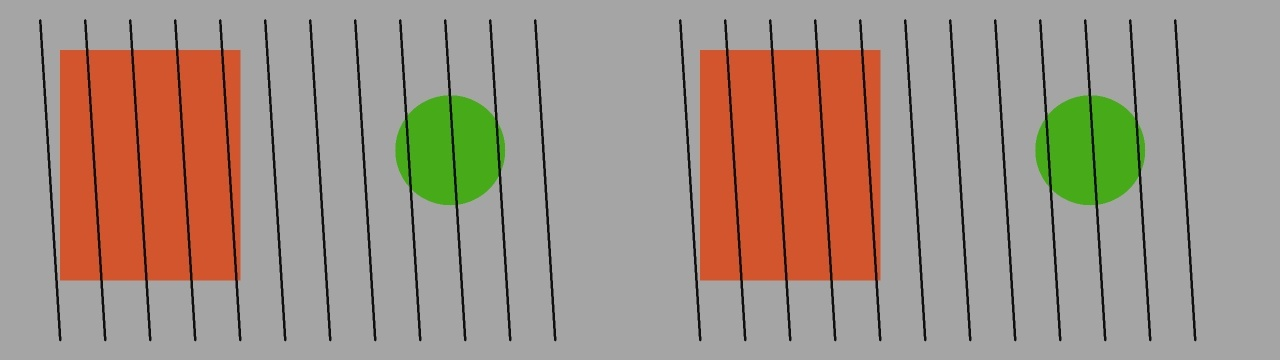
#> input picture evaluation/assets/clean+preprocess.jpg, 1280 x 360 px, given in place of the camera
$ python webcam_test.py   (older library calls are emulated)
#> lines starting #> are read from the running program, lines starting #| are printed output that depends on the picture
### video/preprocess.py
"""Cheap surveillance-frame preprocessing for near-real-time inference.

Target interface:
    process_frame(frame, mode="auto") -> processed_frame

The pipeline is intentionally small: resize, optional low-light/CLAHE,
light denoise, optional unsharp. It is not a restoration research stack.
"""

from __future__ import annotations

from typing import Optional

import cv2
import numpy as np

from video.quality import analyze_quality

DEFAULT_MAX_WIDTH = 1280
_CLAHE_CACHE: dict[tuple[float, tuple[int, int]], cv2.CLAHE] = {}
_GAMMA_LUTS: dict[float, np.ndarray] = {}


def _ensure_bgr(frame: np.ndarray) -> np.ndarray:
    if frame is None or frame.size == 0:
        raise ValueError("process_frame requires a non-empty frame")
    if frame.ndim == 2:
        return cv2.cvtColor(frame, cv2.COLOR_GRAY2BGR)
    if frame.shape[2] == 4:
        return cv2.cvtColor(frame, cv2.COLOR_BGRA2BGR)
    return frame


def resize_frame(frame: np.ndarray, max_width: int = DEFAULT_MAX_WIDTH) -> np.ndarray:
    """Downscale wide frames so later ML stays near real time. Upscaling is skipped."""
    height, width = frame.shape[:2]
    if width <= max_width:
        return frame
    scale = max_width / float(width)
    new_size = (max_width, int(round(height * scale)))
    return cv2.resize(frame, new_size, interpolation=cv2.INTER_AREA)


def apply_gamma(frame: np.ndarray, gamma: float) -> np.ndarray:
    """Lift dark pixels with a LUT gamma curve. gamma > 1 brightens."""
    if abs(gamma - 1.0) < 1e-3:
        return frame
    key = round(float(gamma), 3)
    table = _GAMMA_LUTS.get(key)
    if table is None:
        inv = 1.0 / max(gamma, 1e-6)
        table = np.array([((i / 255.0) ** inv) * 255.0 for i in range(256)]).astype("uint8")
        _GAMMA_LUTS[key] = table
    return cv2.LUT(frame, table)


def apply_clahe(frame: np.ndarray, clip_limit: float = 2.0) -> np.ndarray:
    """Local contrast on L in LAB — cheap and effective for CCTV low light."""
    lab = cv2.cvtColor(frame, cv2.COLOR_BGR2LAB)
    l_channel, a_channel, b_channel = cv2.split(lab)
    cache_key = (round(float(clip_limit), 2), (8, 8))
    clahe = _CLAHE_CACHE.get(cache_key)
    if clahe is None:
        clahe = cv2.createCLAHE(clipLimit=clip_limit, tileGridSize=(8, 8))
        _CLAHE_CACHE[cache_key] = clahe
    l_eq = clahe.apply(l_channel)
    merged = cv2.merge((l_eq, a_channel, b_channel))
    return cv2.cvtColor(merged, cv2.COLOR_LAB2BGR)


def denoise(frame: np.ndarray) -> np.ndarray:
    """Mild spatial denoise. Gaussian is much faster than NL-means for live video."""
    return cv2.GaussianBlur(frame, (3, 3), 0.8)


# [14 lines left out: functions sharpen, _gamma_for_brightness, not called in this run]


def process_frame(
    frame: np.ndarray,
    mode: str = "auto",
    max_width: int = DEFAULT_MAX_WIDTH,
    quality: Optional[dict] = None,
) -> np.ndarray:
    """Preprocess one BGR frame for a downstream detector.

    Modes:
        auto       — inspect quality and apply only needed ops
        low_light  — gamma + CLAHE
        denoise    — mild Gaussian
        sharpen    — unsharp mask (blur reduction)
        enhance    — CLAHE + light denoise + mild sharpen
        none       — resize only
    """
    out = _ensure_bgr(frame)
    out = resize_frame(out, max_width=max_width)

    mode = (mode or "auto").lower()
    if mode == "none":
        return out

    flags: set[str] = set()
    brightness = 128.0
    if mode == "auto":
        quality = quality or analyze_quality(out)
        flags = set(quality.get("flags", []))
        brightness = float(quality.get("brightness", 128.0))
    elif quality:
        flags = set(quality.get("flags", []))
        brightness = float(quality.get("brightness", 128.0))

    want_low_light = mode in ("low_light", "enhance") or (mode == "auto" and "low_light" in flags)
    want_denoise = mode in ("denoise", "enhance") or (mode == "auto" and "noisy" in flags)
    want_sharpen = mode in ("sharpen", "enhance") or (
        mode == "auto" and "blurry" in flags and "noisy" not in flags
    )

    if want_low_light:
        out = apply_gamma(out, _gamma_for_brightness(brightness if mode == "auto" else 35.0))

    # Denoise before CLAHE/sharpen so local contrast does not amplify grain.
    if want_denoise:
        out = denoise(out)

    if want_low_light:
        out = apply_clahe(out, clip_limit=2.2 if "low_light" in flags or mode == "low_light" else 1.8)

    if want_sharpen:
        out = sharpen(out, amount=0.45 if mode == "auto" else 0.6)

    return out


def warmup() -> None:
    """Prime CLAHE and LUTs so the first live frame is not a stall."""
    dummy = np.zeros((64, 64, 3), dtype=np.uint8)
    apply_gamma(dummy, 1.55)
    apply_clahe(dummy, clip_limit=1.8)
#> in apply_clahe, `lab = cv2.cvtColor(frame, cv2.COLOR_BGR2LAB)`: lab: shape (64, 64, 3); mean of channels 0, 1, 2 0, 128, 128
#> in apply_clahe, `l_channel, a_channel, b_channel = cv2.split(lab)`: l_channel: shape (64, 64); every value is 0
#> in apply_clahe, `l_channel, a_channel, b_channel = cv2.split(lab)`: a_channel: shape (64, 64); every value is 128
#> in apply_clahe, `l_eq = clahe.apply(l_channel)`: l_eq: shape (64, 64); every value is 8
#> in apply_clahe, `merged = cv2.merge((l_eq, a_channel, b_channel))`: merged: shape (64, 64, 3); mean of channels 0, 1, 2 8, 128, 128
#> in apply_clahe, `return cv2.cvtColor(merged, cv2.COLOR_LAB2BGR)`: returned value: shape (64, 64, 3); every value is 11
    apply_clahe(dummy, clip_limit=2.2)


warmup()
#> in warmup, `apply_clahe(dummy, clip_limit=1.8)`: dummy: shape (64, 64, 3); every value is 0

### video/quality.py
"""Lightweight frame-quality statistics (no ML).

Scores are cheap OpenCV/NumPy features used to decide preprocessing
and to label evaluation conditions.
"""

from __future__ import annotations

from typing import Any

import cv2
import numpy as np

# Thresholds tuned for typical webcam / 720p–1080p BGR frames.
LOW_LIGHT_BRIGHTNESS = 55.0
BLURRY_LAPLACIAN_VAR = 80.0
NOISY_RESIDUAL_STD = 8.5


def _as_gray(frame: np.ndarray) -> np.ndarray:
    if frame.ndim == 2:
        return frame
    return cv2.cvtColor(frame, cv2.COLOR_BGR2GRAY)


def analyze_quality(frame: np.ndarray) -> dict[str, Any]:
    """Return brightness, blur, and noise estimates plus human-readable flags.

    - brightness: mean gray intensity in [0, 255]
    - blur_score: Laplacian variance (lower => more blur)
    - noise_score: std of high-frequency residual after a light Gaussian
    - flags: subset of {"low_light", "blurry", "noisy"}
    """
    if frame is None or frame.size == 0:
        raise ValueError("analyze_quality requires a non-empty frame")

    gray = _as_gray(frame)
    brightness = float(np.mean(gray))

    # Variance of Laplacian is a standard no-reference blur metric.
    laplacian = cv2.Laplacian(gray, cv2.CV_64F)
    blur_score = float(laplacian.var())

    # Residual after mild blur approximates sensor/compression grain.
    smoothed = cv2.GaussianBlur(gray, (3, 3), 0)
    residual = gray.astype(np.float32) - smoothed.astype(np.float32)
    noise_score = float(np.std(residual))

    flags: list[str] = []
    if brightness < LOW_LIGHT_BRIGHTNESS:
        flags.append("low_light")
    if blur_score < BLURRY_LAPLACIAN_VAR:
        flags.append("blurry")
    if noise_score > NOISY_RESIDUAL_STD:
        flags.append("noisy")

    return {
        "brightness": round(brightness, 2),
        "blur_score": round(blur_score, 2),
        "noise_score": round(noise_score, 2),
        "flags": flags,
    }

### video/degradation.py
"""Deliberate frame degradations for robustness evaluation.

These functions make a reasonably clean frame worse so we can later
compare detector behavior with and without `process_frame`.
"""

from __future__ import annotations

from typing import Callable

import cv2
import numpy as np

DegradeFn = Callable[[np.ndarray], np.ndarray]


# [64 lines left out: functions _as_bgr, simulate_low_light, simulate_noise, simulate_motion_blur, simulate_blur, simulate_compression and 1 more, not called in this run]


DEGRADATIONS: dict[str, DegradeFn] = {
    "low_light": simulate_low_light,
    "noise": simulate_noise,
    "motion_blur": simulate_motion_blur,
    "blur": simulate_blur,
    "compression": simulate_compression,
    "occlusion": simulate_occlusion,
}


def apply_degradation(frame: np.ndarray, name: str) -> np.ndarray:
    """Apply a named degradation, or return the frame unchanged for 'none'."""
    if name in (None, "", "none"):
        return frame
    if name not in DEGRADATIONS:
        available = ", ".join(sorted(DEGRADATIONS))
        raise ValueError(f"Unknown degradation '{name}'. Choose from: none, {available}")
    return DEGRADATIONS[name](frame)

### scripts/webcam_test.py
"""Live webcam test: original vs preprocessed side by side.

Keys:
  q / ESC  quit
  d        cycle simulated degradation on the incoming frame
  p        toggle preprocessing
  s        save a snapshot pair under data/samples/
"""

from __future__ import annotations

import argparse
import sys
import time
from pathlib import Path

import cv2
import numpy as np

ROOT = Path(__file__).resolve().parents[1]
if str(ROOT) not in sys.path:
    sys.path.insert(0, str(ROOT))

from video.degradation import DEGRADATIONS, apply_degradation
from video.preprocess import process_frame
from video.quality import analyze_quality

DEGRADE_CYCLE = ["none", *sorted(DEGRADATIONS.keys())]


def _label(image: np.ndarray, lines: list[str], origin=(10, 28)) -> None:
    y = origin[1]
    for line in lines:
        cv2.putText(
            image,
            line,
            (origin[0], y),
            cv2.FONT_HERSHEY_SIMPLEX,
            0.6,
            (0, 0, 0),
            4,
            cv2.LINE_AA,
        )
        cv2.putText(
            image,
            line,
            (origin[0], y),
            cv2.FONT_HERSHEY_SIMPLEX,
            0.6,
            (240, 240, 240),
            1,
            cv2.LINE_AA,
        )
        y += 24


def compose_pair(original: np.ndarray, processed: np.ndarray) -> np.ndarray:
    h = min(original.shape[0], processed.shape[0])
    w = min(original.shape[1], processed.shape[1])
    left = cv2.resize(original, (w, h))
    right = cv2.resize(processed, (w, h))
    return np.hstack((left, right))


def save_snapshot(original: np.ndarray, processed: np.ndarray, out_dir: Path) -> Path:
    out_dir.mkdir(parents=True, exist_ok=True)
    stamp = time.strftime("%Y%m%d_%H%M%S")
    path = out_dir / f"webcam_{stamp}.jpg"
    cv2.imwrite(str(path), compose_pair(original, processed))
    return path


def parse_args() -> argparse.Namespace:
    parser = argparse.ArgumentParser(description="SentinelAI webcam preprocessing test")
    parser.add_argument("--camera", type=int, default=0, help="OpenCV camera index")
    parser.add_argument("--mode", default="auto", help="process_frame mode")
    parser.add_argument("--degrade", default="none", help="starting degradation name")
    parser.add_argument(
        "--headless",
        action="store_true",
        help="process N frames without a GUI (for CI / machines without a display)",
    )
    parser.add_argument("--frames", type=int, default=30, help="frame count in headless mode")
    parser.add_argument("--width", type=int, default=1280, help="capture width hint")
    parser.add_argument("--height", type=int, default=720, help="capture height hint")
    return parser.parse_args()


def open_camera(index: int, width: int, height: int) -> cv2.VideoCapture:
    cap = cv2.VideoCapture(index, cv2.CAP_DSHOW) if sys.platform.startswith("win") else cv2.VideoCapture(index)
    if not cap.isOpened():
        cap.release()
        cap = cv2.VideoCapture(index)
    cap.set(cv2.CAP_PROP_FRAME_WIDTH, width)
    cap.set(cv2.CAP_PROP_FRAME_HEIGHT, height)
    return cap


def main() -> int:
    args = parse_args()
    cap = open_camera(args.camera, args.width, args.height)
    if not cap.isOpened():
        print("Could not open webcam. Check the camera index with --camera.")
        print("Synthetic path: python scripts/verify_pipeline.py")
        return 1

    degrade_name = args.degrade if args.degrade in DEGRADE_CYCLE else "none"
    preprocess_on = True
    fps = 0.0
    last = time.perf_counter()
    processed_count = 0
    latencies_ms: list[float] = []

    print("Webcam open. Keys: q quit | d cycle degradation | p toggle preprocess | s save")
    print(f"Starting degrade={degrade_name} mode={args.mode} headless={args.headless}")

    try:
        while True:
            ok, frame = cap.read()
#> frame is the input picture: shape (360, 1280, 3); mean B, G, R 133.1, 145.3, 163
            if not ok or frame is None:
                print("Failed to read a frame from the webcam.")
                return 1

            degraded = apply_degradation(frame, degrade_name)
            quality = analyze_quality(degraded)
#> in _as_gray, `return cv2.cvtColor(frame, cv2.COLOR_BGR2GRAY)`:
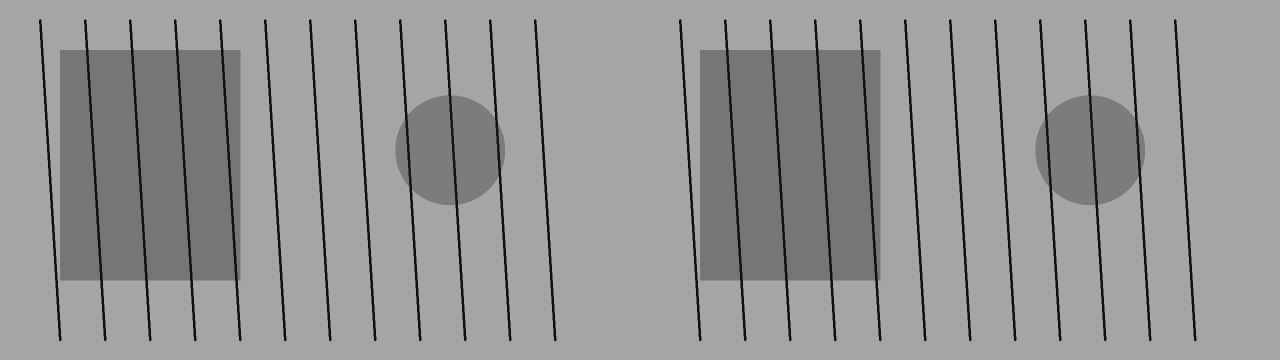
#> returned value: shape (360, 1280); min 7, max 172, mean 149.2
#> in analyze_quality, `brightness = float(np.mean(gray))`: brightness = 149.2
#> in analyze_quality, `laplacian = cv2.Laplacian(gray, cv2.CV_64F)`:
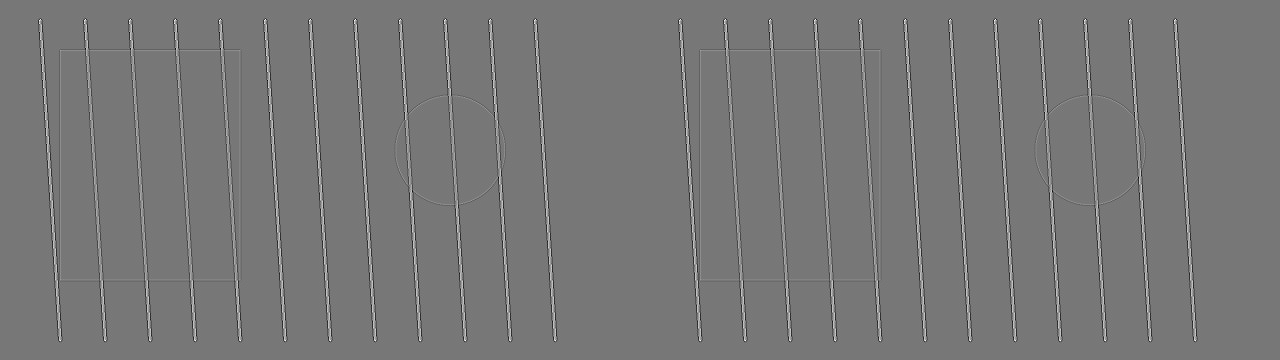
#> laplacian: shape (360, 1280) float64; min -252, max 284, mean 0; drawn with min black and max white
#> in analyze_quality, `blur_score = float(laplacian.var())`: blur_score = 870.2
#> in analyze_quality, `residual = gray.astype(np.float32) - smoothed.astype(np.float32)`:
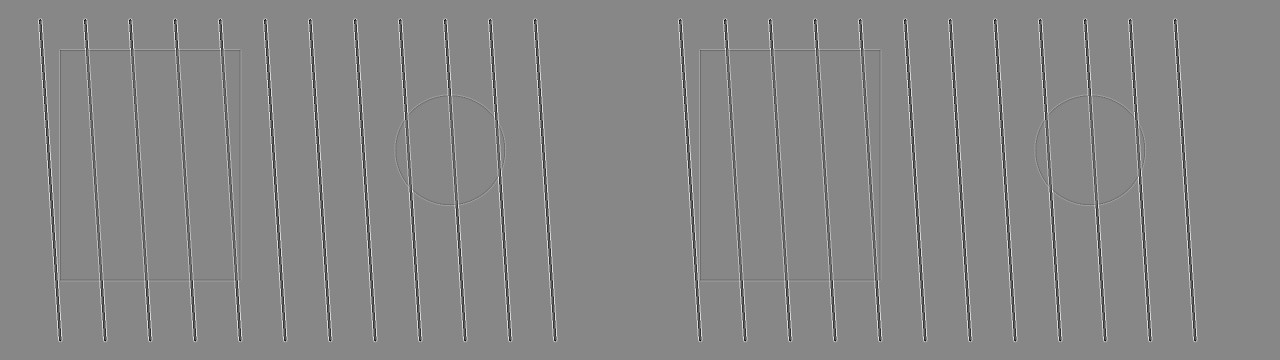
#> residual: shape (360, 1280) float32; min -60, max 53, mean 0; drawn with min black and max white
#> in analyze_quality, `noise_score = float(np.std(residual))`: noise_score = 7.13
#> quality = {'brightness': 149.2, 'blur_score': 870.2, 'noise_score': 7.13, 'flags': []}

            t0 = time.perf_counter()
            processed = process_frame(degraded, mode=args.mode) if preprocess_on else degraded
#> in process_frame, `flags = set(quality.get("flags", []))`: flags = 0 items
#> in process_frame, `brightness = float(quality.get("brightness", 128.0))`: brightness = 149.2
#> in process_frame, `want_low_light = mode in ("low_light", "enhance") or (mode == "auto" a..`: want_low_light = False
            latency_ms = (time.perf_counter() - t0) * 1000.0
            latencies_ms.append(latency_ms)
            processed_count += 1

            now = time.perf_counter()
            dt = now - last
            last = now
            if dt > 0:
                fps = 0.9 * fps + 0.1 * (1.0 / dt) if fps else 1.0 / dt

            if args.headless:
                if processed_count >= args.frames:
                    mean_ms = sum(latencies_ms) / len(latencies_ms)
                    print(f"Processed {processed_count} frames")
                    print(f"Mean preprocess latency: {mean_ms:.2f} ms")
                    print(f"Approx FPS: {fps:.1f}")
                    print(f"Last quality: {quality}")
                    out = save_snapshot(degraded, processed, ROOT / "data" / "samples")
                    print(f"Saved {out}")
                    return 0
                continue

            canvas = compose_pair(degraded, processed)
#> in compose_pair, `return np.hstack((left, right))`:
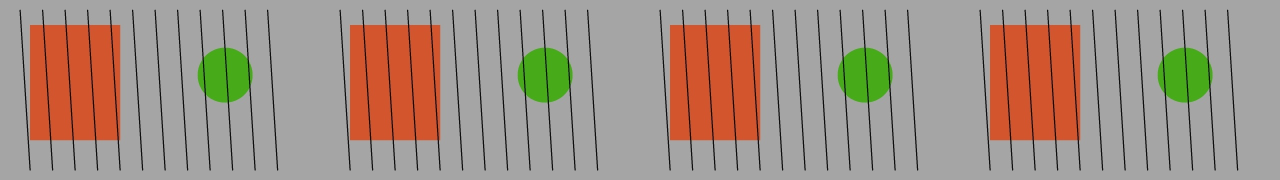
#> returned value: shape (360, 2560, 3) (shown at 1/2 size); mean of channels 0, 1, 2 133.1, 145.3, 163; drawn as B, G, R
            flags = ",".join(quality["flags"]) or "ok"
            _label(
                canvas,
                [
                    f"FPS {fps:.1f}  preprocess {latency_ms:.1f} ms  [{'ON' if preprocess_on else 'OFF'}]",
                    f"degrade={degrade_name}  flags={flags}",
                    f"bright={quality['brightness']} blur={quality['blur_score']} noise={quality['noise_score']}",
                    "left=input  right=processed   q=quit d=degrade p=toggle s=save",
                ],
            )
#> after the loop in _label, `for line in lines:`:
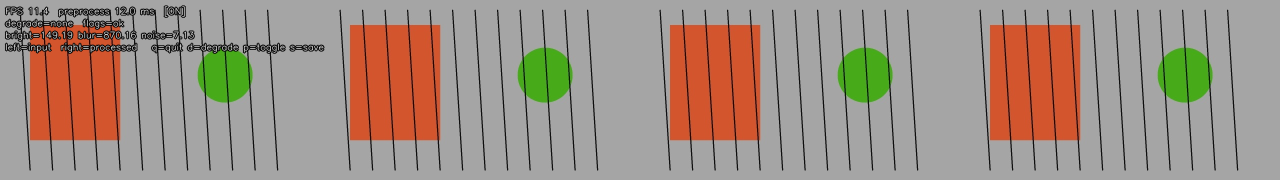
#> image: shape (360, 2560, 3) (shown at 1/2 size); mean B, G, R 131.8, 143.8, 160.8
#> after the loop in _label, `for line in lines:`: y = 124
            cv2.imshow("SentinelAI webcam test", canvas)
            key = cv2.waitKey(1) & 0xFF
#> (key q is pressed here)
            if key in (ord("q"), 27):
                break
            if key == ord("d"):
                idx = (DEGRADE_CYCLE.index(degrade_name) + 1) % len(DEGRADE_CYCLE)
                degrade_name = DEGRADE_CYCLE[idx]
                print(f"degradation -> {degrade_name}")
            if key == ord("p"):
                preprocess_on = not preprocess_on
            if key == ord("s"):
                path = save_snapshot(degraded, processed, ROOT / "data" / "samples")
                print(f"saved {path}")
    finally:
        cap.release()
        cv2.destroyAllWindows()

    if latencies_ms:
        print(f"Mean preprocess latency: {sum(latencies_ms) / len(latencies_ms):.2f} ms over {len(latencies_ms)} frames")
    return 0


if __name__ == "__main__":
    raise SystemExit(main())
#> (the program exits here)
